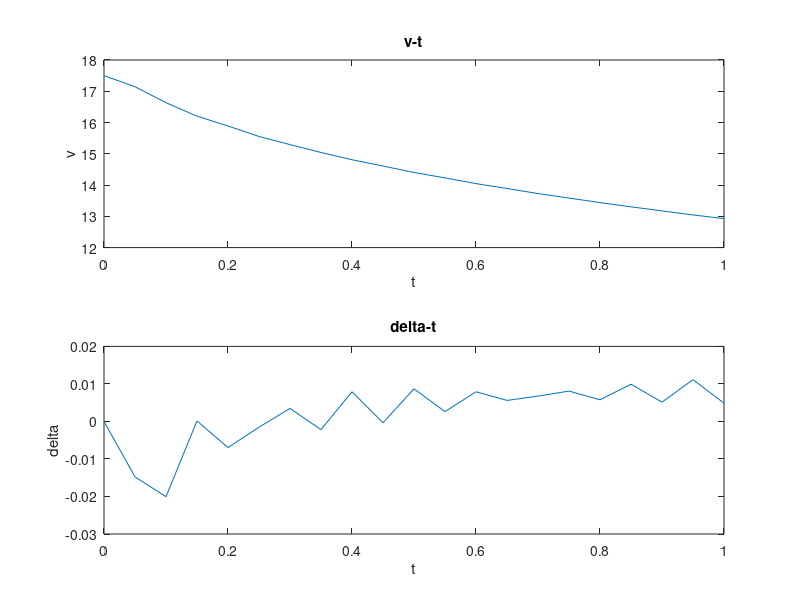

Recreate this plot in MATLAB.
% copyright(C)2018 Hangfeng Gong %
%{
price a down-and-in European put via solving the Black-Scholes PDE by using
finite element method;
see more details in the documentation.
%}

S = 90; % stock price; 

sigma = 0.3; % volatility
r = 0.05; % interest rate
B = 100; % barrier
K = 105; % strike 
T = 1; %  expiry

%% uniform time size and space size
nsteps_t = 20; %% #steps on time domain
dt = T/nsteps_t;

nsteps_s = 40; %% #steos on space domain
h = B/nsteps_s;

M = zeros( nsteps_s+1); 

for i= 2:(nsteps_s+1)
    M(i,i-1) = h/6;
    M(i,i) = 2*h/3;
end

M(1,1) = h/3;

for i=1:nsteps_s
    M(i,i+1) = h/6;
end
    
A = zeros(nsteps_s+1);

for i= 2:(nsteps_s+1)
    j=i-1;
    A(i,i-1)=-(j*h)*(j*h)*sigma*sigma/2/h + r*(j*h)/2;
    A(i,i)=(j*h)*(j*h)*sigma*sigma/h + r*h;
end

A(1,1) = r/2*h;

for i=1:nsteps_s
    j=i-1;
    A(i,i+1)=-(j*h)*(j*h)*sigma*sigma/2/h - r*(j*h)/2;
end

A = dt/2*A;

%% w: w(t,x) = u(t,x) - G(t,x) 
%% w_prev: w(t-dt,x)
w = zeros(nsteps_s+1,1);

%% discretize the space domain
x = linspace(0, B, nsteps_s+1).'; 
w_prev = K * ones(nsteps_s+1,1) - x; 
w_prev(1) = 0;
w_prev(nsteps_s+1) = 0;

%% g: G(t,x)
%% g_prev: G(t-dt,x)

g = zeros(nsteps_s+1,1);

g_prev = zeros(nsteps_s+1,1); % initial ug
g_prev(1) = K;
g_prev(nsteps_s+1) = 0; %% singular point

% interpolation for option value at stock price S
H = 2*h;
S_idx = ceil(S/h); %% fine the interval where S falls in

v = ones(1,nsteps_t+1); % u(t,S)
dv = ones(1,nsteps_t+1);

v(1) = w_prev(S_idx);
dv(1) = (w_prev(S_idx+1) - 2*w_prev(S_idx) + w_prev(S_idx-1))/H;

for m = 1:nsteps_t
    
    g(1)= K*exp(-r*m*dt);
    g(nsteps_s+1)= (K-B)*exp(-r*m*dt);

    rhs = -A*(g + g_prev) - M*(g - g_prev) + (M-A)*w_prev;
    w = (M+A)\rhs;
    
    u = w + g; %% u(t,x) 
    
    % store option value and the delta at stock price S
    v(m+1) = u(S_idx);
    dv(m+1) = (u(S_idx+1) - 2*u(S_idx) + u(S_idx-1))/H;
    
    w_prev = w;
    g_prev = g;
end


t = linspace(0,T,nsteps_t+1);
subplot(2,1,1);
plot(t,v)
title('v-t')
xlabel('t')
ylabel('v')

subplot(2,1,2);
plot(t,dv)
title('delta-t')
xlabel('t')
ylabel('delta')
